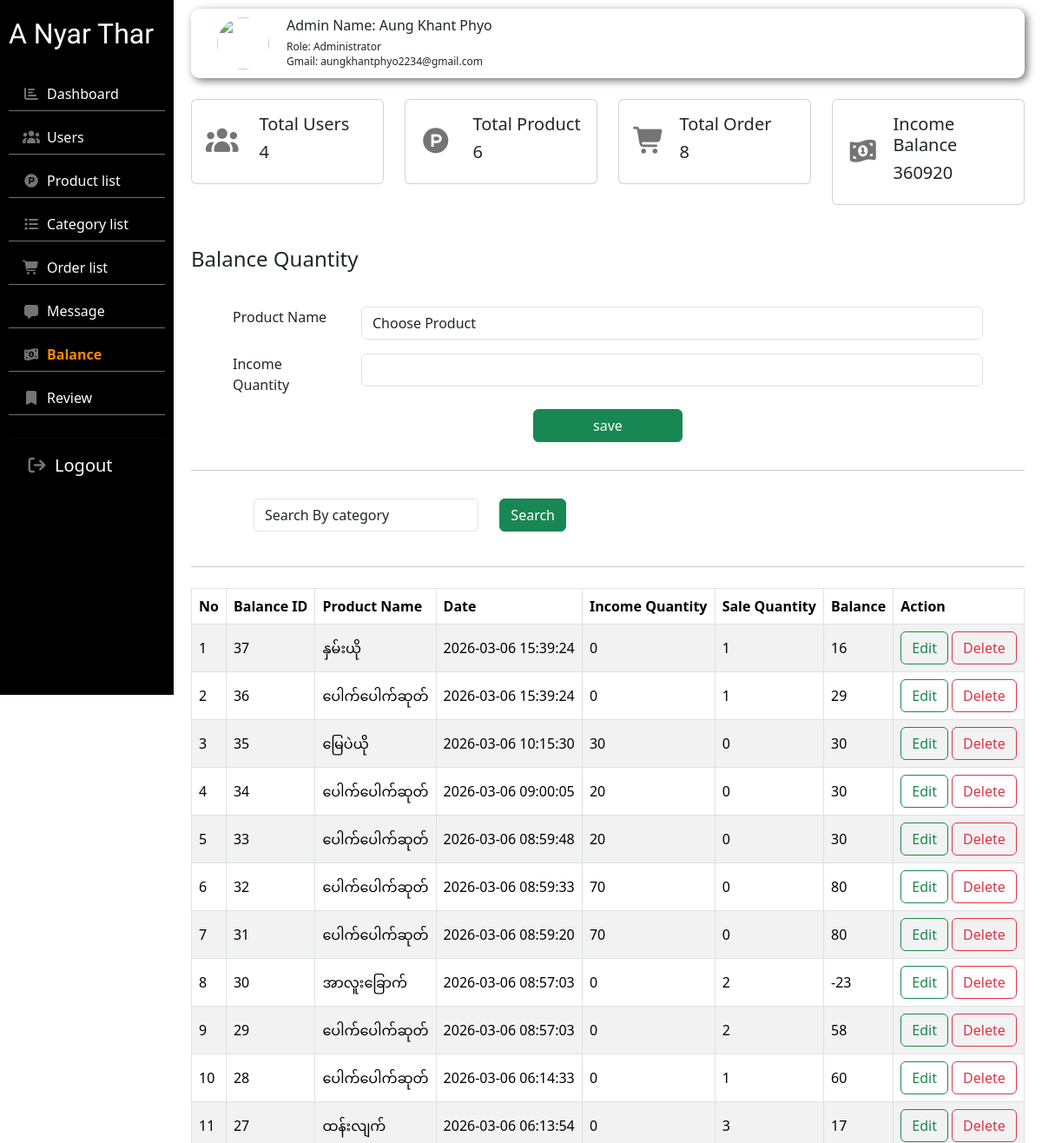
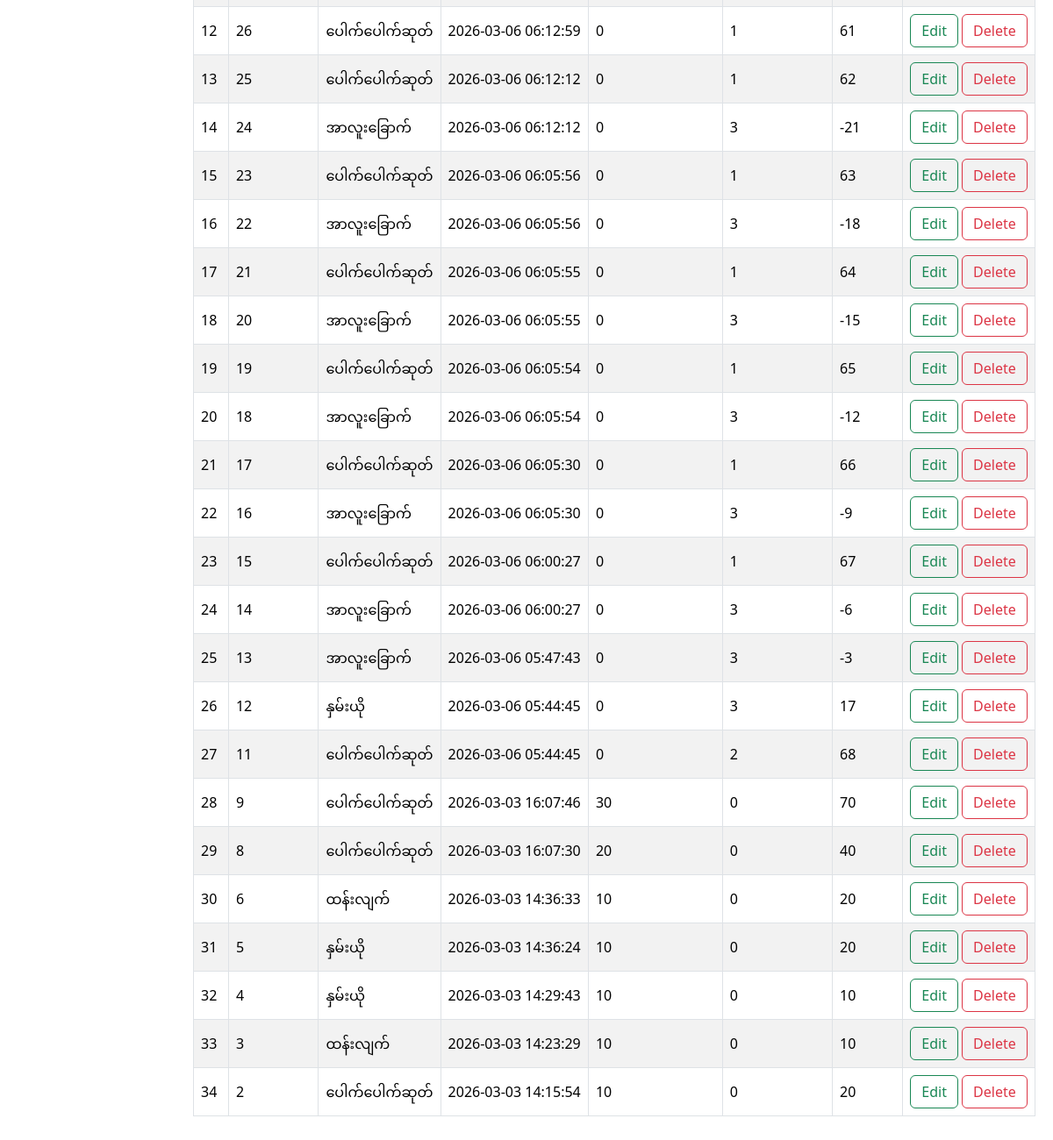
Page /admin/balance.php (signed in) on the committed database (2 pictures, top to bottom).
### tables this page shows
CREATE TABLE `user` (
  `user_id` int NOT NULL AUTO_INCREMENT,
  `user_name` varchar(30) DEFAULT NULL,
  `user_email` varchar(30) DEFAULT NULL,
  `user_pass` varchar(15) DEFAULT NULL,
  `user_phone` varchar(15) DEFAULT NULL,
  `user_address` varchar(25) DEFAULT NULL,
  `role` varchar(15) DEFAULT NULL,
  PRIMARY KEY (`user_id`)
);

CREATE TABLE `balance` (
  `bal_id` int NOT NULL AUTO_INCREMENT,
  `pro_id` int DEFAULT NULL,
  `bal_date` timestamp NULL DEFAULT NULL,
  `inc_qty` int DEFAULT NULL,
  `sale_qty` int DEFAULT NULL,
  `balance` int DEFAULT NULL,
  PRIMARY KEY (`bal_id`),
  KEY `pro_id` (`pro_id`),
  CONSTRAINT `balance_ibfk_1` FOREIGN KEY (`pro_id`) REFERENCES `product` (`pro_id`)
);

CREATE TABLE `product` (
  `pro_id` int NOT NULL AUTO_INCREMENT,
  `pro_img` varchar(30) DEFAULT NULL,
  `pro_name` varchar(50) DEFAULT NULL,
  `pro_des` varchar(200) DEFAULT NULL,
  `pro_weight` int DEFAULT NULL,
  `pro_price` int DEFAULT NULL,
  `cat_id` int DEFAULT NULL,
  PRIMARY KEY (`pro_id`),
  KEY `cat_id` (`cat_id`),
  CONSTRAINT `product_ibfk_1` FOREIGN KEY (`cat_id`) REFERENCES `category` (`cat_id`)
);

### admin/balance.php (the view, shortened to what this page needs)
<?php
    include("db.php");
    $adminname = "";
    if(isset($_SESSION["admin_id"])){
        $adminid = $_SESSION['admin_id'];
        $getusername = "SELECT * FROM user WHERE user_id = '$adminid'";
        $res11 = mysqli_query($conn, $getusername);
        $admindata = mysqli_fetch_array($res11);
        if($admindata){
            $adminname = $admindata['user_name'];
            $adminemail = $admindata['user_email'];
        }
    }
    $countuser = "SELECT COUNT(*) as usertotal FROM user;";
    $res11 = mysqli_query($conn, $countuser);
    $user1 = mysqli_fetch_array($res11);
    $totaluser = $user1['usertotal'];
    $countpro = "SELECT COUNT(*) as prototal FROM product;";
    $res22 = mysqli_query($conn, $countpro);
    $product2 = mysqli_fetch_array($res22);
    $prototal = $product2['prototal'];
    $countincome = "SELECT sum(final_total) as incomebal FROM orders;";
    $res33 = mysqli_query($conn, $countincome);
    $inconme33 = mysqli_fetch_array($res33);
    $incomebal = $inconme33['incomebal'];
    $countorder = "SELECT COUNT(*) as ordertotal FROM orders;";
    $res44 = mysqli_query($conn, $countorder);
    $order44 = mysqli_fetch_array($res44);
    $ordertotal = $order44['ordertotal'];
?>
<!doctype html>
<html lang="en">
    <head>
        <link href="https://cdn.jsdelivr.net/npm/bootstrap@5.3.8/dist/css/bootstrap.min.css" rel="stylesheet">
        <link rel="stylesheet" href="https://cdnjs.cloudflare.com/ajax/libs/font-awesome/7.0.1/css/all.min.css">
        <link rel="stylesheet" href="./backend.css">
    </head>
    <body class="balance-page">
        <div class="container-fluid">
            <div class="row">
                <div class="sider col-lg-2" style="height: 100vh;">
                    <h2 class="anyarthar">A Nyar Thar</h2>
                    <ul class="list-group list-group-flush">
                        <li class="list-group-item bg-black">
                            <i class="icon fa-solid fa-chart-bar me-2"></i><a class="link" href="./index.php">Dashboard</a>
                        </li>
                        <li class="list-group-item bg-black">
                            <i class="icon fa-solid fa-users me-2"></i></i><a class="link" href="./users.php">Users</a>
                        </li>
                        <li class="list-group-item bg-black">
                            <i class="icon fa-brands fa-product-hunt me-2"></i><a class="link" href="./product.php">Product list</a>
                        </li>
                        <li class="list-group-item bg-black">
                            <i class="icon fa-solid fa-list me-2"></i><a class="link" href="./category.php">Category list</a>
                        </li>
                        <li class="list-group-item bg-black">
                            <i class="icon fa-solid fa-cart-shopping me-2"></i><a class="link" href="./order.php">Order list</a>
                        </li>
                        <li class="list-group-item bg-black">
                            <i class="icon fa-solid fa-message me-2"></i><a class="link" href="./message.php">Message</a>
                        </li>
                        <li class="list-group-item bg-black">
                            <i class="icon fa-solid fa-money-bill-1-wave me-2"></i></i><a class="link" href="./balance.php">Balance</a>
                        </li>
                         <li class="list-group-item bg-black">
                            <i class="icon fa-solid fa-bookmark me-2"></i><a class="link" href="./review.php">Review</a>
                        </li><hr>
                    </ul>
                    <div class="logout d-flex align-items-center">
                        <button onclick="logout()"><i class="logouticon fa-solid fa-arrow-right-from-bracket me-2"></i>Logout</button>
                    </div>
                </div>
                <div class="main col-lg-10 col-md--10">
                    <div class="adminrow row">
                        <div class="col-lg-12 col-md-12">
                            <div class="adminpro d-flex align-items-center">
                                <div class="proimg">
                                    <img src="./projectphoto/profile photo1.png" alt="">
                                </div>
                                <div class="admindetial">
                                    <h5>Admin Name: <?php echo $adminname ?></h5>
                                    <h6>Role: Administrator</h6>
                                    <h6>Gmail: <?php echo $adminemail ?></h6>
                                </div>
                            </div>
                        </div>
                    </div>
                    <div class="row my-4">
                        <div class="col-lg-3 col-md-3">
                            <div class="card">
                                <div class="card-body d-flex align-items-center">
                                    <div class="me-3">
                                        <i class="icon fa-solid fa-users me-2"></i>
                                    </div>
                                    <div>
                                        <h5>Total Users</h5>
                                        <h5><?php echo $totaluser ?></h5>
                                    </div>
                                </div>
                            </div>
                        </div>
                        <div class="col-lg-3 col-md-3">
                            <div class="card">
                                <div class="card-body d-flex align-items-center">
                                    <div class="me-3">
                                        <i class="icon fa-brands fa-product-hunt me-2"></i>
                                    </div>
                                    <div>
                                        <h5>Total Product</h5>
                                        <h5><?php echo $prototal ?></h5>
                                    </div>
                                </div>
                            </div>
                        </div>
                        <div class="col-lg-3 col-md-3">
                            <div class="card">
                                <div class="card-body d-flex align-items-center">
                                    <div class="me-3">
                                        <i class="icon fa-solid fa-cart-shopping"></i>
                                    </div>
                                    <div>
                                        <h5>Total Order</h5>
                                        <h5><?php echo $ordertotal ?></h5>
                                    </div>
                                </div>
                            </div>
                        </div>
                        <div class="col-lg-3 col-md-3">
                            <div class="card">
                                <div class="card-body d-flex align-items-center">
                                    <div class="me-3">
                                        <i class="icon fa-solid fa-money-bill-1-wave"></i>
                                    </div>
                                    <div>
                                        <h5>Income Balance</h5>
                                        <h5><?php echo $incomebal ?></h5>
                                    </div>
                                </div>
                            </div>
                        </div>
                    </div>
                    <div class="row">
                        <div class="messagelist">
                            <div class="d-flex justify-content-between align-items-center pt-4 pb-3">
                                <div>
                                    <h4>Balance Quantity</h4>
                                </div>
                            </div>
                            <div class="px-5 mt-3 pb-3">
                                <form action="" method="post">
                                    <div class="row mb-3">
                                        <label for="pname" class="col-lg-2">Product Name</label>
                                        <div class=" col-lg-10">
                                            <select id="" name="pro_id" class="form-control">
                                                <option value="">Choose Product</option>
                                            </select>
                                        </div>
                                    </div>
                                    <div class="row mb-3">
                                        <label for="pname" class="col-lg-2">Income Quantity</label>
                                        <div class=" col-lg-10">
                                            <input id="pname" type="text" name="income_qty" class="form-control" aria-label="Username" aria-describedby="addon-wrapping">
                                        </div>
                                    </div>
                                    <div class="row">
                                        <div class=" text-center">
                                            <input type="submit" value="save" name="save" class="btn btn-success" style="width: 20%;">
                                        </div>
                                    </div>
                                </form>
                            </div><hr>
                            <div class="px-5 py-3 mb-4" style="width: 50%;">
                                <form action="" method="post" class="d-flex">
                                    <select name="cat" id="" class="form-control mx-4">
                                        <option value="000">Search By category</option>
                                    </select>
                                    <input type="submit" name="search" class="btn btn-success" value="Search">
                                </form>
                            </div><hr>
                            <div class="ptable my-4">
                                <table class="table table-bordered table-striped ">
                                    <thead class="align-middle">
                                        <tr>
                                            <th>No</th>
                                            <th>Balance ID</th>
                                            <th>Product Name</th>
                                            <th>Date</th>
                                            <th>Income Quantity</th>
                                            <th>Sale Quantity</th>
                                            <th>Balance</th>
                                            <th>Action</th>
                                        </tr>
                                    </thead>
                                    <tbody class="align-middle">
                                        <?php
                                            if(isset($_POST['search'])){
                                                $cat_id = $_POST['cat'];
                                                $getcatid = "SELECT balance.*, product.pro_name FROM balance LEFT JOIN product ON balance.pro_id = product.pro_id WHERE product.cat_id = $cat_id ORDER BY bal_id DESC;";
                                                $getcat = mysqli_query($conn , $getcatid);
                                                $i = 1;
                                                while($data = mysqli_fetch_array($getcat)){
                                        ?>
                                            <tr>
                                                <td><?php echo $i++ ?></td>
                                                <td><?php echo $data['bal_id']; ?></td>
                                                <td><?php echo $data['pro_name']; ?></td>
                                                <td><?php echo $data['bal_date']; ?></td>
                                                <td><?php echo $data['inc_qty']; ?></td>
                                                <td><?php echo $data['sale_qty']; ?></td>
                                                <td><?php echo $data['balance']; ?></td>
                                                <td>
                                                    <a href="balance_edit.php?id=<?php echo $baldata['bal_id']; ?>" class="btn btn-outline-success">Edit</a>
                                                    <a href="balance_del.php?id=<?php echo $baldata['bal_id']; ?>" class="btn btn-outline-danger">Delete</a>
                                                </td>
                                            </tr>
                                        <?php } }else{?>
                                        <?php
                                            $getbaldata = "SELECT balance.*, product.pro_name FROM balance LEFT JOIN product ON balance.pro_id = product.pro_id ORDER BY bal_id DESC;";
                                            $getdata = mysqli_query($conn, $getbaldata);
                                            $i = 1;
                                            while($baldata = mysqli_fetch_array($getdata)){
                                        ?>
                                            <tr>
                                                <td><?php echo $i++ ?></td>
                                                <td><?php echo $baldata['bal_id']; ?></td>
                                                <td><?php echo $baldata['pro_name']; ?></td>
                                                <td><?php echo $baldata['bal_date']; ?></td>
                                                <td><?php echo $baldata['inc_qty']; ?></td>
                                                <td><?php echo $baldata['sale_qty']; ?></td>
                                                <td><?php echo $baldata['balance']; ?></td>
                                                <td>
                                                    <a href="balance_edit.php?id=<?php echo $baldata['bal_id']; ?>" class="btn btn-outline-success">Edit</a>
                                                    <a href="balance_del.php?id=<?php echo $baldata['bal_id']; ?>" class="btn btn-outline-danger">Delete</a>
                                                </td>
                                            </tr>
                                        <?php } }?>
                                    </tbody>
                                </table>
                            </div>
                        </div>
                    </div>
                </div>
            </div>
        </div>
    </body>
</html>

### rows in the picture
user: user_name "Aung Khant Phyo", user_email "aungkhantphyo2234@gmail.com"
balance: bal_id "37", pro.pro_name "နှမ်းယို", bal_date "2026-03-06 15:39:24", inc_qty "0", sale_qty "1", balance "16"
balance: bal_id "36", pro.pro_name "ပေါက်ပေါက်ဆုတ်", bal_date "2026-03-06 15:39:24", inc_qty "0", sale_qty "1", balance "29"
balance: bal_id "35", pro.pro_name "မြေပဲယို", bal_date "2026-03-06 10:15:30", inc_qty "30", sale_qty "0", balance "30"
balance: bal_id "34", pro.pro_name "ပေါက်ပေါက်ဆုတ်", bal_date "2026-03-06 09:00:05", inc_qty "20", sale_qty "0", balance "30"
balance: bal_id "33", pro.pro_name "ပေါက်ပေါက်ဆုတ်", bal_date "2026-03-06 08:59:48", inc_qty "20", sale_qty "0", balance "30"
balance: bal_id "32", pro.pro_name "ပေါက်ပေါက်ဆုတ်", bal_date "2026-03-06 08:59:33", inc_qty "70", sale_qty "0", balance "80"
balance: bal_id "31", pro.pro_name "ပေါက်ပေါက်ဆုတ်", bal_date "2026-03-06 08:59:20", inc_qty "70", sale_qty "0", balance "80"
balance: bal_id "30", pro.pro_name "အာလူးခြောက်", bal_date "2026-03-06 08:57:03", inc_qty "0", sale_qty "2", balance "-23"
balance: bal_id "29", pro.pro_name "ပေါက်ပေါက်ဆုတ်", bal_date "2026-03-06 08:57:03", inc_qty "0", sale_qty "2", balance "58"
balance: bal_id "28", pro.pro_name "ပေါက်ပေါက်ဆုတ်", bal_date "2026-03-06 06:14:33", inc_qty "0", sale_qty "1", balance "60"
balance: bal_id "27", pro.pro_name "ထန်းလျက်", bal_date "2026-03-06 06:13:54", inc_qty "0", sale_qty "3", balance "17"
balance: bal_id "26", pro.pro_name "ပေါက်ပေါက်ဆုတ်", bal_date "2026-03-06 06:12:59", inc_qty "0", sale_qty "1", balance "61"
balance: bal_id "25", pro.pro_name "ပေါက်ပေါက်ဆုတ်", bal_date "2026-03-06 06:12:12", inc_qty "0", sale_qty "1", balance "62"
balance: bal_id "24", pro.pro_name "အာလူးခြောက်", bal_date "2026-03-06 06:12:12", inc_qty "0", sale_qty "3", balance "-21"
balance: bal_id "23", pro.pro_name "ပေါက်ပေါက်ဆုတ်", bal_date "2026-03-06 06:05:56", inc_qty "0", sale_qty "1", balance "63"
balance: bal_id "22", pro.pro_name "အာလူးခြောက်", bal_date "2026-03-06 06:05:56", inc_qty "0", sale_qty "3", balance "-18"
balance: bal_id "21", pro.pro_name "ပေါက်ပေါက်ဆုတ်", bal_date "2026-03-06 06:05:55", inc_qty "0", sale_qty "1", balance "64"
balance: bal_id "20", pro.pro_name "အာလူးခြောက်", bal_date "2026-03-06 06:05:55", inc_qty "0", sale_qty "3", balance "-15"
balance: bal_id "19", pro.pro_name "ပေါက်ပေါက်ဆုတ်", bal_date "2026-03-06 06:05:54", inc_qty "0", sale_qty "1", balance "65"
balance: bal_id "18", pro.pro_name "အာလူးခြောက်", bal_date "2026-03-06 06:05:54", inc_qty "0", sale_qty "3", balance "-12"
balance: bal_id "17", pro.pro_name "ပေါက်ပေါက်ဆုတ်", bal_date "2026-03-06 06:05:30", inc_qty "0", sale_qty "1", balance "66"
balance: bal_id "16", pro.pro_name "အာလူးခြောက်", bal_date "2026-03-06 06:05:30", inc_qty "0", sale_qty "3", balance "-9"
balance: bal_id "15", pro.pro_name "ပေါက်ပေါက်ဆုတ်", bal_date "2026-03-06 06:00:27", inc_qty "0", sale_qty "1", balance "67"
balance: bal_id "14", pro.pro_name "အာလူးခြောက်", bal_date "2026-03-06 06:00:27", inc_qty "0", sale_qty "3", balance "-6"
balance: bal_id "13", pro.pro_name "အာလူးခြောက်", bal_date "2026-03-06 05:47:43", inc_qty "0", sale_qty "3", balance "-3"
balance: bal_id "12", pro.pro_name "နှမ်းယို", bal_date "2026-03-06 05:44:45", inc_qty "0", sale_qty "3", balance "17"
balance: bal_id "11", pro.pro_name "ပေါက်ပေါက်ဆုတ်", bal_date "2026-03-06 05:44:45", inc_qty "0", sale_qty "2", balance "68"
balance: bal_id "9", pro.pro_name "ပေါက်ပေါက်ဆုတ်", bal_date "2026-03-03 16:07:46", inc_qty "30", sale_qty "0", balance "70"
balance: bal_id "8", pro.pro_name "ပေါက်ပေါက်ဆုတ်", bal_date "2026-03-03 16:07:30", inc_qty "20", sale_qty "0", balance "40"
balance: bal_id "6", pro.pro_name "ထန်းလျက်", bal_date "2026-03-03 14:36:33", inc_qty "10", sale_qty "0", balance "20"
balance: bal_id "5", pro.pro_name "နှမ်းယို", bal_date "2026-03-03 14:36:24", inc_qty "10", sale_qty "0", balance "20"
balance: bal_id "4", pro.pro_name "နှမ်းယို", bal_date "2026-03-03 14:29:43", inc_qty "10", sale_qty "0", balance "10"
balance: bal_id "3", pro.pro_name "ထန်းလျက်", bal_date "2026-03-03 14:23:29", inc_qty "10", sale_qty "0", balance "10"
balance: bal_id "2", pro.pro_name "ပေါက်ပေါက်ဆုတ်", bal_date "2026-03-03 14:15:54", inc_qty "10", sale_qty "0", balance "20"

### other values in the picture
$totaluser "4"
$prototal "6"
$ordertotal "8"
$incomebal "360920"
